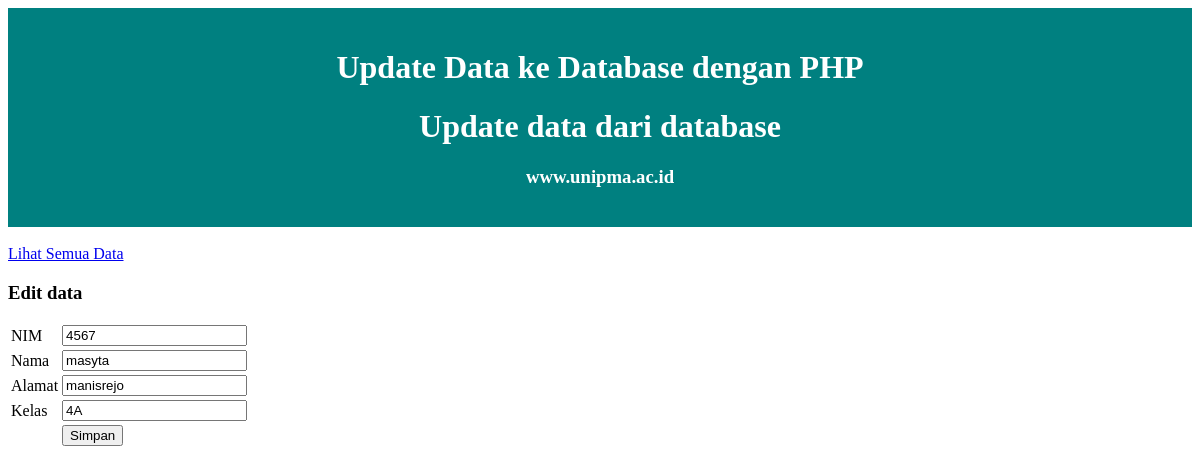
The page /edit.php?npm=4567 on the database its author committed.
### tables this page shows
CREATE TABLE `datadiri` (
  `npm` int(11) NOT NULL,
  `nama` varchar(100) DEFAULT NULL,
  `alamat` varchar(100) DEFAULT NULL,
  `kelas` varchar(100) DEFAULT NULL
);

### edit.php (the view, shortened to what this page needs)
<!DOCTYPE html>
<html lang="en">
<head>
    <link rel="stylesheet" href="style.css">
</head>
<body>
    <div class="judul">
        <h1>Update Data ke Database dengan PHP</h1>
        <h1>Update data dari database</h1>
        <h3>www.unipma.ac.id</h3>
    </div>
    <br/>
    <a href="index.php">Lihat Semua Data</a>
    <br/>
    <h3>Edit data</h3>
    <?php
    $koneksi = mysqli_connect("localhost", "root", "", "biodata");
    $npm = $_GET['npm'];
    $query = "SELECT * FROM datadiri WHERE npm='$npm'";
    $result = mysqli_query($koneksi, $query);
    if ($result && mysqli_num_rows($result) > 0) {
        $data = mysqli_fetch_assoc($result);
    ?>
        <form action="update.php" method="post">
            <table>
                <tr>
                    <td>NIM</td>
                    <td><input type="text" name="npm" value="<?php echo $data['npm']; ?>"></td>
                </tr>
                <tr>
                    <td>Nama</td>
                    <td><input type="text" name="nama" value="<?php echo $data['nama']; ?>"></td>
                </tr>
                <tr>
                    <td>Alamat</td>
                    <td><input type="text" name="alamat" value="<?php echo $data['alamat']; ?>"></td>
                </tr>
                <tr>
                    <td>Kelas</td>
                    <td><input type="text" name="kelas" value="<?php echo $data['kelas']; ?>"></td>
                </tr>
                <tr>
                    <td></td>
                    <td><input type="submit" value="Simpan"></td>
                </tr>
            </table>
        </form>
    <?php
    } else {
        echo "Data tidak ditemukan.";
    }
    ?>
</body>
</html>

### style.css (style rules this page uses)
.judul { background-color: #008080; color: white; padding: 20px; text-align: center; }

### rows shown on the page
datadiri: npm "4567", nama "masyta", alamat "manisrejo", kelas "4A"
